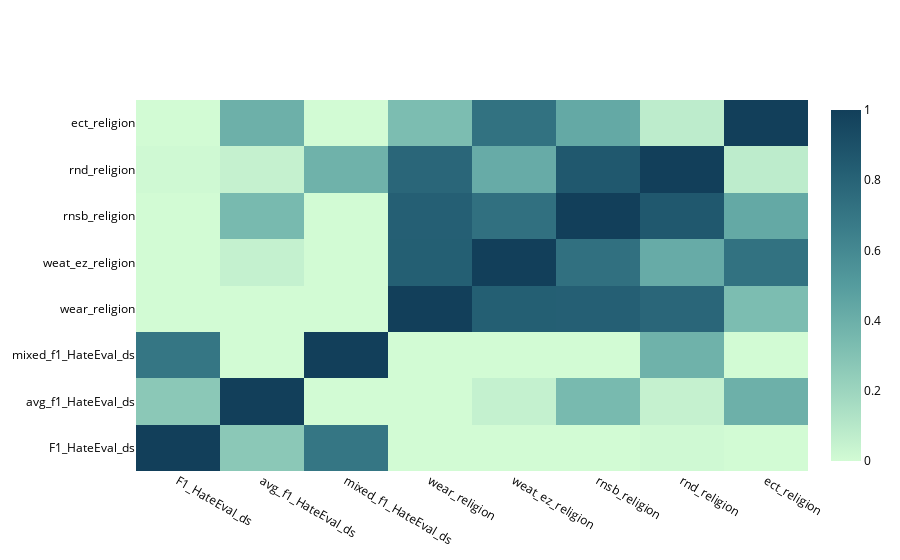

This figure's notebook cell:
### Code cell
plot_ranking_correlations(hateEval_df.corr()).show()

### Figure 1 — Plotly figure (JSON) as saved in the notebook; plotly's stock layout.template omitted (floating-point values rounded to 4 significant figures)
{"data": [{"colorscale": [[0, "rgb(210, 251, 212)"], [0.1667, "rgb(165, 219, 194)"], [0.3333, "rgb(123, 188, 176)"], [0.5, "rgb(85, 156, 158)"], [0.6667, "rgb(58, 124, 137)"], [0.8333, "rgb(35, 93, 114)"], [1, "rgb(18, 63, 90)"]], "hoverongaps": false, "type": "heatmap", "x": ["F1_HateEval_ds", "avg_f1_HateEval_ds", "mixed_f1_HateEval_ds", "wear_religion", "weat_ez_religion", "rnsb_religion", "rnd_religion", "ect_religion"], "y": ["F1_HateEval_ds", "avg_f1_HateEval_ds", "mixed_f1_HateEval_ds", "wear_religion", "weat_ez_religion", "rnsb_religion", "rnd_religion", "ect_religion"], "z": [[1, 0.2687, 0.7015, -0.6005, -0.8609, -0.2924, 0.01009, -0.5955], [0.2687, 1, -0.1943, -0.2289, 0.05002, 0.3453, 0.04975, 0.3937], [0.7015, -0.1943, 1, -0.05092, -0.5695, -0.0113, 0.3852, -0.8682], [-0.6005, -0.2289, -0.05092, 1, 0.8242, 0.821, 0.7838, 0.3282], [-0.8609, 0.05002, -0.5695, 0.8242, 1, 0.729, 0.4202, 0.7226], [-0.2924, 0.3453, -0.0113, 0.821, 0.729, 1, 0.8633, 0.4336], [0.01009, 0.04975, 0.3852, 0.7838, 0.4202, 0.8633, 1, 0.07811], [-0.5955, 0.3937, -0.8682, 0.3282, 0.7226, 0.4336, 0.07811, 1]], "zmax": 1, "zmin": 0}], "layout": {"font": {"color": "#000000"}, "title": {"text": ""}}}
